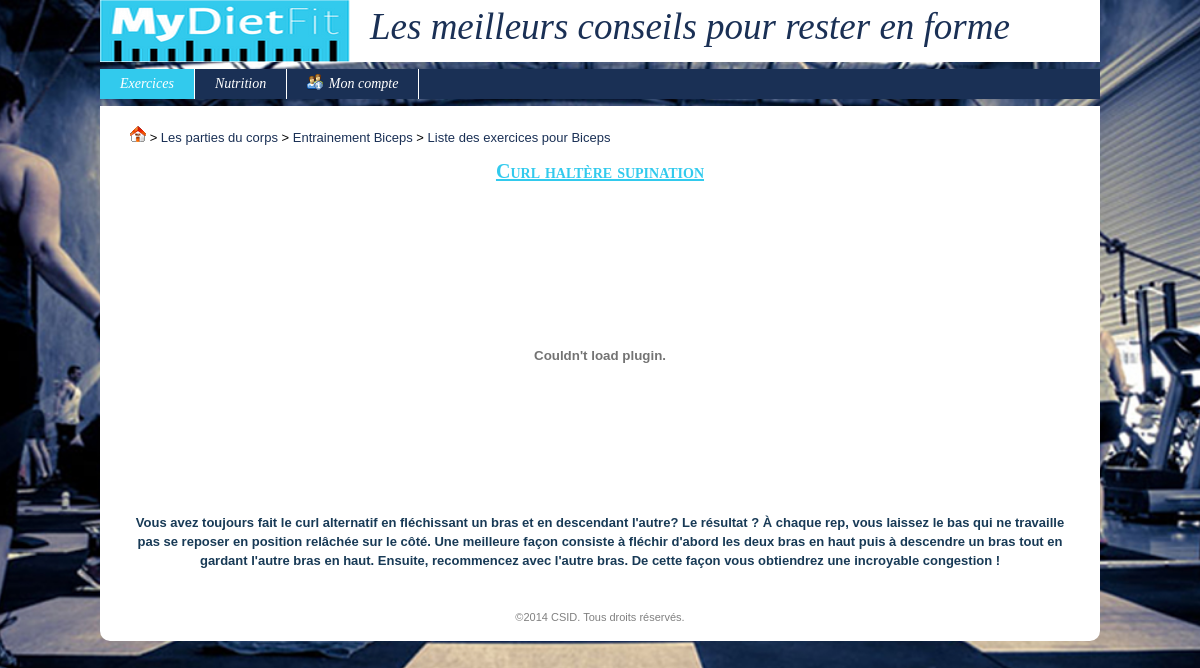
Page /index.php?uc=exercice&action=v_exercice&idExercice=5 on the committed database.
### tables this page shows
CREATE TABLE IF NOT EXISTS `partiecorps` (
  `idPartieCorps` int(11) unsigned NOT NULL AUTO_INCREMENT,
  `libelle` varchar(45) NOT NULL DEFAULT '',
  `descEx` varchar(1000) NOT NULL DEFAULT '',
  `descPgrm` varchar(1000) NOT NULL DEFAULT '',
  PRIMARY KEY (`idPartieCorps`)
);

CREATE TABLE IF NOT EXISTS `ficheexercice` (
  `idFicheExercice` int(11) unsigned NOT NULL AUTO_INCREMENT,
  `titre` varchar(45) DEFAULT NULL,
  `resume` varchar(1000) DEFAULT NULL,
  `description` varchar(5000) NOT NULL DEFAULT '',
  `dateAjout` datetime DEFAULT NULL,
  `idPartieCorps` int(10) unsigned DEFAULT NULL,
  `video` varchar(1000) NOT NULL DEFAULT '',
  `image1` varchar(100) NOT NULL DEFAULT '',
  `image2` varchar(100) NOT NULL DEFAULT '',
  `image3` varchar(100) NOT NULL DEFAULT '',
  `imageResume` varchar(100) NOT NULL DEFAULT '',
  PRIMARY KEY (`idFicheExercice`),
  KEY `FK_ficheexercice_1` (`idPartieCorps`)
);

### modules/fonctions/php/generale.inc.php (called while the page is built, shortened)
<?php
function connexion()
{
	global $_CONFIG;
	$hote = $_CONFIG['DB_ServerHost'];
	$login = $_CONFIG['DB_Username'];
	$mdp = $_CONFIG['DB_Password'];
	$bd = $_CONFIG['DB_Database'];
	$connexion = @mysql_connect($hote, $login, $mdp) or die("<u>Erreur SQL (Connexion au serveur impossible)</u>: ".mysql_error()." <br>");
	return $connexion;
}
function getRequest($nomChamp, $elseValue = null)
{
	return (isset($_REQUEST[$nomChamp]) && $_REQUEST[$nomChamp]) ? $_REQUEST[$nomChamp] : $elseValue;
}
function getMySqlString($champ, $elseValue = null, $noCote = 0)
{
	$cote = ($noCote) ? null : "'";
	if(isset($champ) && $champ) $result = $cote.mysql_real_escape_string($champ, connexion()).$cote;
	else if(is_null($champ) || $champ == "") $result = "NULL";
	else $result = $cote.mysql_real_escape_string($elseValue, connexion()).$cote;
	return $result;
}
?>

### config.inc.php (called while the page is built, shortened)
<?php
$_CONFIG = array
(
	"DB_ServerHost" => "localhost",
	"DB_Username" => "root",
    "DB_Password" => "",
    "DB_Database" => "mydietfit_bdd",
    "DIR_Control" => "controleurs/",
    "DIR_View" => "vues/",
    "DIR_Model" => "modules/fonctions/php/",
    "DIR_Dynamic" => "modules/fonctions/js/",
    "DIR_XML" => "modules/fonctions/xml/",
    "DIR_Plugin" => "modules/plugins/",
    "DIR_CSS" => "modules/themes/",
    "DIR_Attachment" => "ressources/documents/",
    "DIR_Image" => "ressources/images/",
	"EML_Envoi" => false,
	"EML_ServerSMTP" => "",
	"EML_PortSMTP" => "",
);
?>

### modules/fonctions/php/identification.inc.php (called while the page is built, shortened)
<?php
function estConnecte($idUtilisateur = null, $login = null)
{
	$result = isset($_SESSION['idUtilisateur']) && !empty($_SESSION['idUtilisateur']);
	return $result;
}
?>

### modules/fonctions/php/exercices.inc.php (called while the page is built, shortened)
<?php
function getUnExercice($idExercice)
{
	$req = "SELECT * FROM ficheexercice where idFicheExercice = ".getMySqlString($idExercice);
	$conx = connexion();
	$res = mysql_query($req, $conx) or die ("<u>Erreur SQL (getUnExercice)</u>: ".mysql_error()." <br>");
	$unExercice = mysql_fetch_assoc($res);
	return $unExercice;
}
?>

### modules/fonctions/php/partieCorps.inc.php (called while the page is built, shortened)
<?php
function getUnePartieCorps($idPartieCorps)
{
	$req = "SELECT * FROM partiecorps where idPartieCorps = ".getMySqlString($idPartieCorps);
	$conx = connexion();
	$res = mysql_query($req, $conx) or die ("<u>Erreur SQL (getUnePartieCorps)</u>: ".mysql_error()." <br>");
	$unePartieCorps = mysql_fetch_assoc($res);
	return $unePartieCorps;
}
?>

### vues/v_menu.php (the view, shortened to what this page needs)
	<div id="menu">
		<ul>
			<li <?php if($uc == "exercice") echo "style='background:#32CAED'";?>> <a href="index.php?uc=exercice&action=lstExercice"> Exercices </a>
			</li>
			<li <?php if($uc == "nutrition") echo "style='background:#32CAED'";?>> <a href="index.php?uc=nutrition&action=lstNutrition"> Nutrition </a>
			</li>
			<li> <a href="index.php?uc=identif&action=frmConnexion"><img src="<?php echo $_CONFIG['DIR_Image']; ?>menuUserInfo.png"> <?php if(estConnecte()) echo $_SESSION['login']; else echo "Mon compte"; ?> </a>
			</li>
		</ul>
	</div>
</div>
<div id="content">

### vues/v_filAriane.php (shortened to what this page needs)
<?php
$home = "<a href='index.php?uc=identif&action=index'><img src='$_CONFIG[DIR_Image]home.gif'></a>";
$niveau1 = "<a href='index.php?uc=exercice&action=lstExercice'>Les parties du corps</a>";
echo "<div style='text-align:justify'>";
if($action == "v_exercice") {
	$idExercice = getRequest('idExercice');
	$unExercice = getUnExercice($idExercice);
	$idPartieCorps = $unExercice['idPartieCorps'];
	$unePartieCorps = getUnePartieCorps($idPartieCorps);
	$libelle = $unePartieCorps['libelle'];
	$niveau2 = "<a href='index.php?uc=exercice&action=entrainement&idPartieCorps=$idPartieCorps'>Entrainement $libelle</a>";
	$lstEx = "<a href='index.php?uc=exercice&action=lstEx&idPartieCorps=$idPartieCorps'>Liste des exercices pour $libelle</a>";
	echo $home." > ".$niveau1." > ".$niveau2." > ".$lstEx;
}
echo "</div><br>";
?>

### vues/v_headTitre.php
<h2> <?php echo $titre; ?> </h2> <br>

### vues/exercices/v_exercice.php
<div>
<?php
if($unExercice['video']) echo "<object width='560' height='315'><param name='movie' value='//$unExercice[video]?hl=fr_FR&amp;version=3&amp;rel=0'></param><param name='allowFullScreen' value='true'></param><param name='allowscriptaccess' value='always'></param><embed src='//$unExercice[video]?hl=fr_FR&amp;version=3&amp;rel=0' type='application/x-shockwave-flash' width='560' height='315' allowscriptaccess='always' allowfullscreen='true'></embed></object>"; ?>
<?php echo $unExercice['description'] ?>
</div>

### rows in the picture
partiecorps: libelle "Biceps"
ficheexercice: titre "Curl haltère supination", description "Vous avez toujours fait le curl alternatif en fléchissant un bras et en descendant l'autre? Le résultat ? À chaque rep, vous laissez le bas qui ne travaille pas se reposer en position relâchée sur le côté. Une meilleure façon consiste à fléchir d'abord les deux bras en haut puis à descendre un bras tout en gardant l'autre bras en haut. Ensuite, recommencez avec l'autre bras. De cette façon vous obtiendrez une incroyable congestion !"
